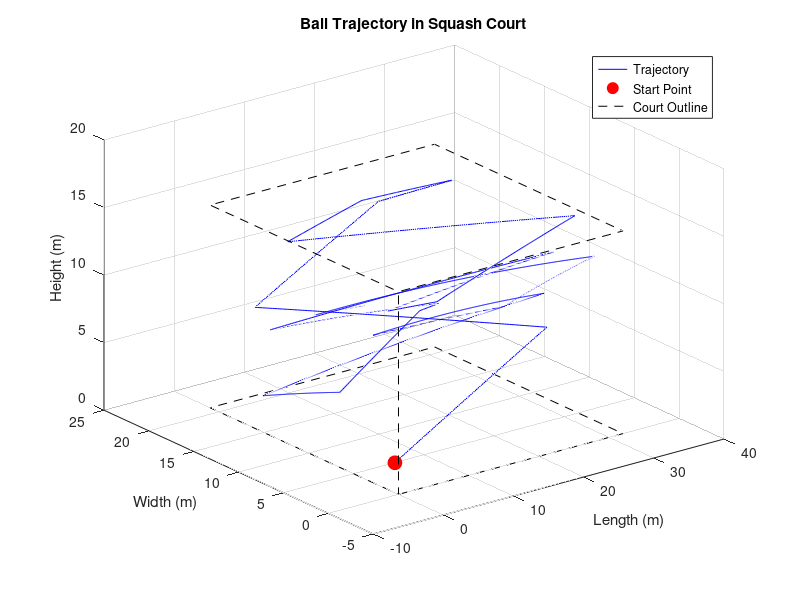

This chart was generated by the following MATLAB code:
% filepath: /Users/victor/Documents/MATLAB/MatLab Anul 1/Assignment12.m
clc
clear
close all

% Court dimensions (ft)
court_length = 32;
court_width = 21;
court_height = 15;

% Ball properties
ball_diameter = 40/1000; % meters
ball_mass = 0.025; % kg
initial_speed = 100 * 0.3048; % m/s
initial_position = [6, 6, 5] * 0.3048; % meters
target_position = [court_length - 6, court_width/2, court_height/2] * 0.3048;

% Energy return coefficients
coeff_wall = 0.94;
coeff_floor = 0.90;

% Friction coefficients
mu_floor = 0.05;
mu_wall = 0.08;

% Define gravitational acceleration
gravity = [0, 0, -9.81]; % m/s²

% Calculate weight of the ball
weight = ball_mass * gravity; % N

% Simulation parameters
dt = 0.01; % time step (s)
total_time = 30; % total simulation time (s)
num_steps = total_time / dt;

% Initial velocity towards target
direction = (target_position - initial_position);
direction = direction / norm(direction);
velocity = direction * initial_speed;

% Initialize position history
position_history = zeros(num_steps, 3);
position = initial_position;

for i = 1:num_steps
    % Update velocity with gravity (F = m * a)
    velocity = velocity + weight * dt;
    
    % Update position
    position = position + velocity * dt;
    
    % Check for collisions with walls
    if position(1) <= 0 || position(1) >= court_length
        velocity(1) = -velocity(1) * coeff_wall;
        velocity(2) = velocity(2) * (1 - mu_wall);
    end
    if position(2) <= 0 || position(2) >= court_width
        velocity(2) = -velocity(2) * coeff_wall;
        velocity(1) = velocity(1) * (1 - mu_wall);
    end
    % Check for collisions with floor
    if position(3) <= 0
        position(3) = 0;
        velocity(3) = -velocity(3) * coeff_floor;
        velocity(1:2) = velocity(1:2) * (1 - mu_floor);
    end
    % Check for collisions with ceiling
    if position(3) >= court_height
        position(3) = court_height;
        velocity(3) = 0;
    end
    
    % Record position
    position_history(i, :) = position;
    
    % Terminate if velocity is negligible
    if norm(velocity) < 0.1
        position_history = position_history(1:i, :);
        break
    end
end

% Plot trajectory
figure;
plot3(position_history(:,1), position_history(:,2), position_history(:,3), 'b');
hold on;

% Plot start point
plot3(initial_position(1), initial_position(2), initial_position(3), 'ro', 'MarkerSize', 10, 'MarkerFaceColor', 'r');

% Plot court boundaries
% Define court corners
corners = [
    0, 0, 0;
    court_length, 0, 0;
    court_length, court_width, 0;
    0, court_width, 0;
    0, 0, 0;
    0, 0, court_height;
    court_length, 0, court_height;
    court_length, court_width, court_height;
    0, court_width, court_height;
    0, 0, court_height
];

% Plot court edges
plot3(corners(:,1), corners(:,2), corners(:,3), 'k--');

% Labels and title
xlabel('Length (m)');
ylabel('Width (m)');
zlabel('Height (m)');
title('Ball Trajectory in Squash Court');
legend('Trajectory', 'Start Point', 'Court Outline');
grid on;
hold off;